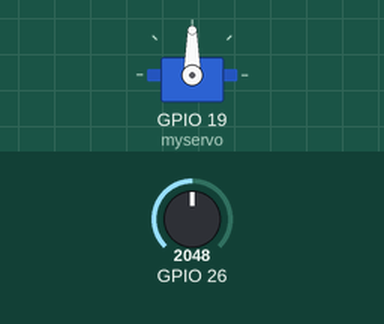
Recording of a sketch running on a simulated ESP32. Parts: servo. Inputs (shaded band) come from the test bench; at power-on: GPIO 26 = 2048.

Above: at 1.2 s.
1.3 s: GPIO 26 set to 2866
At 2.5 s:
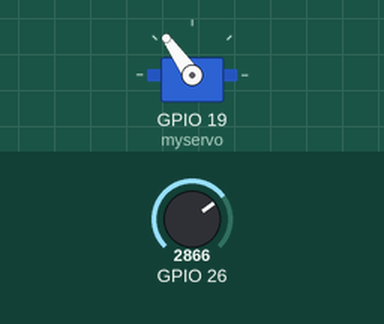
2.8 s: GPIO 26 set to 3603
At 3.7 s:
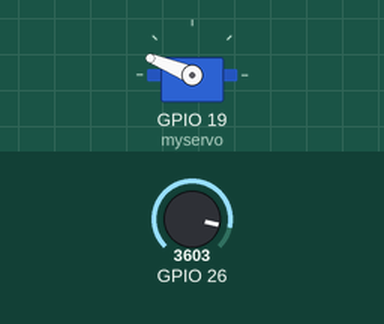
4.3 s: GPIO 26 set to 4095
At 4.8 s:
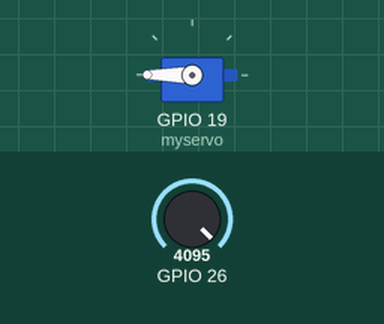
5.8 s: GPIO 26 set to 1228
At 7.0 s:
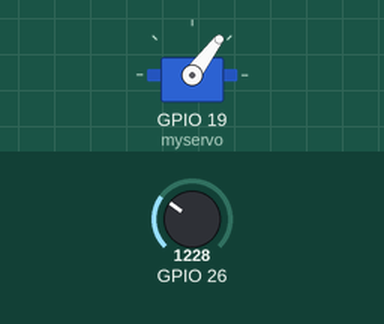
7.3 s: GPIO 26 set to 491
At 8.3 s:
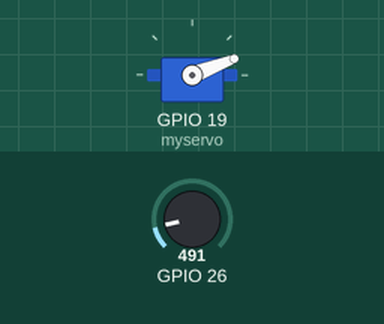
Timing chart, 0 to 9.8 s (numbered marks = the images above; inputs shaded):
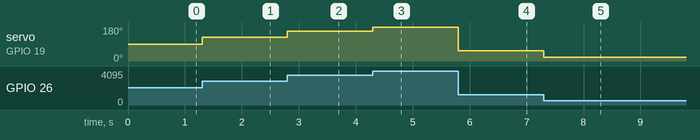

The sketch:

Servo_Knob.ino
```cpp
#include <ESP32Servo.h>
Servo myservo;

void setup() {
  myservo.attach(19);
}

void loop() {
  int p = analogRead(26);
  p = map(p, 0, 4095, 0, 180);
  myservo.write(p);
}
```

Measured:
- after the input at 1.3 s, servo on GPIO 19 (myservo): 90° → 125° at once
- after the input at 2.8 s, servo on GPIO 19 (myservo): 125° → 158° at once
- after the input at 4.3 s, servo on GPIO 19 (myservo): 158° → 180° at once
- after the input at 5.8 s, servo on GPIO 19 (myservo): 180° → 53° at once
- after the input at 7.3 s, servo on GPIO 19 (myservo): 53° → 21° at once
